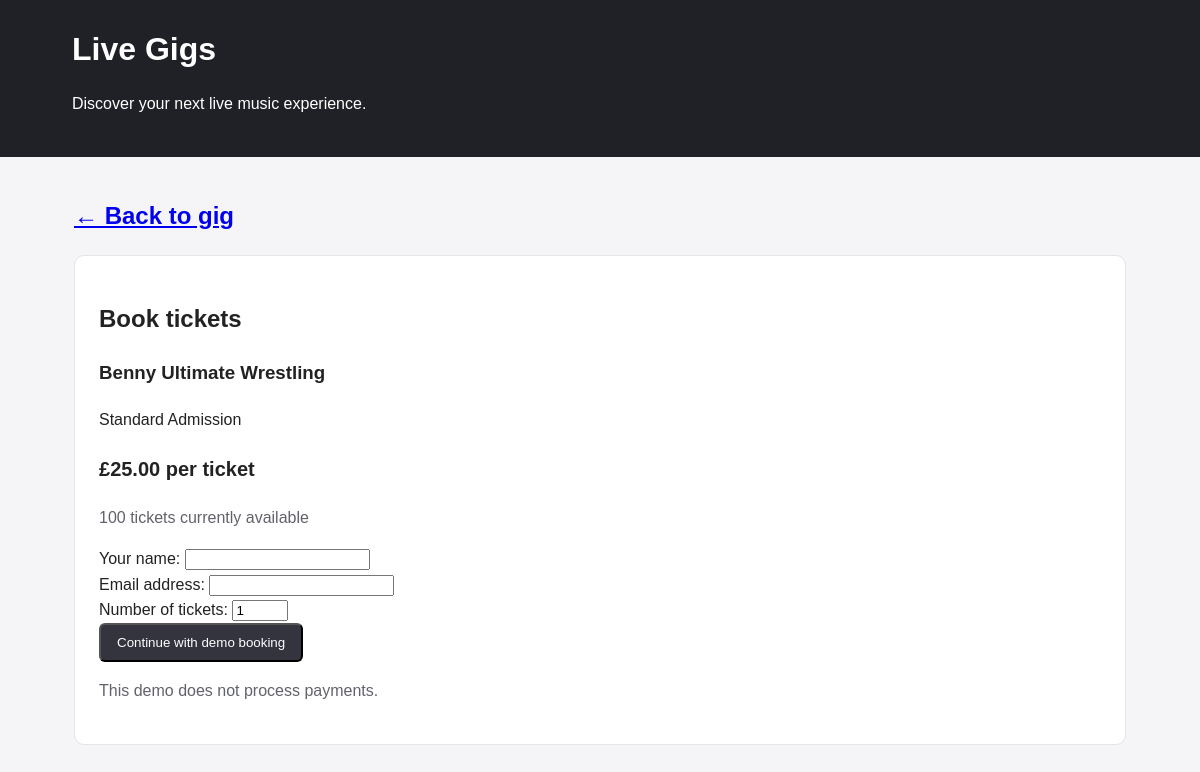
Before: /1/book1/ with the older database file.
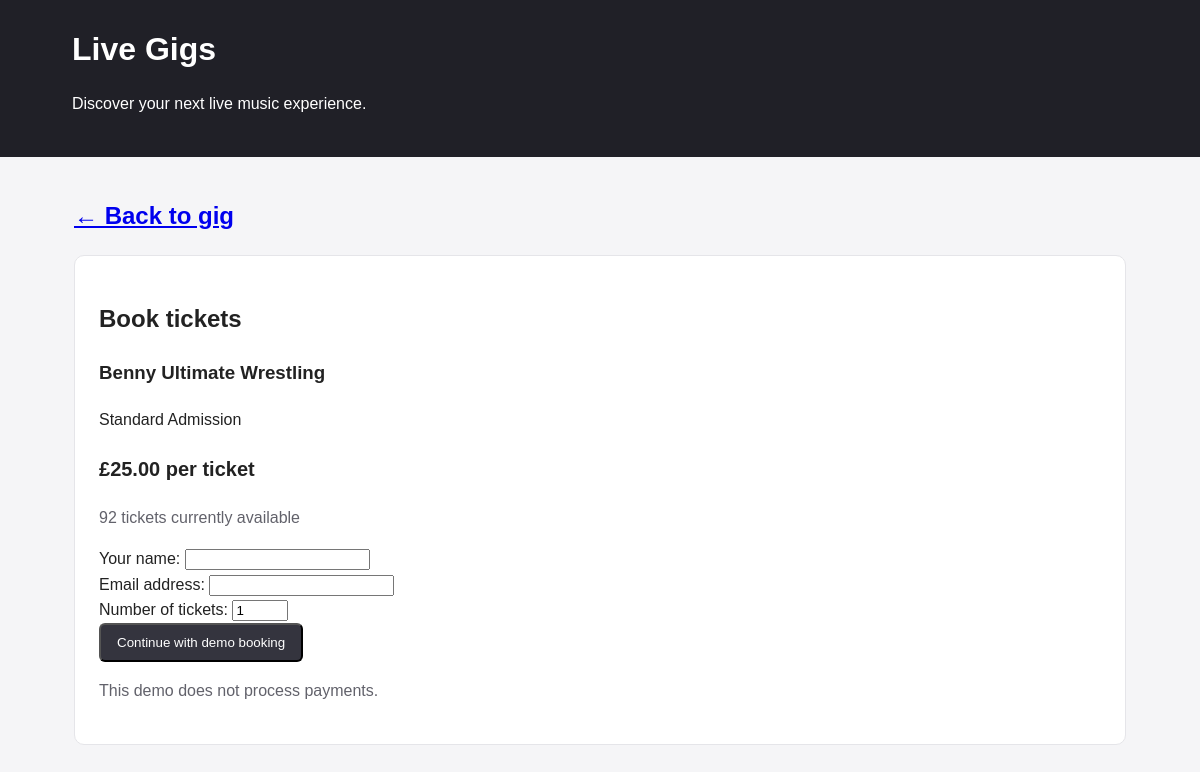
After: the same page with the newer database file.
### gigs/models.py (models this page shows, shortened)
class TicketType(models.Model):
    gig = models.ForeignKey(
        Gig,
        on_delete=models.CASCADE,
        related_name="ticket_types",
    )
    name = models.CharField(max_length=100)
    price = models.DecimalField(
        max_digits=8,
        decimal_places=2,
        validators=[MinValueValidator(0)],
    )
    quantity_available = models.PositiveBigIntegerField(
        validators=[MinValueValidator(1)],
    )
    class Meta:
        ordering = ["price"]
        constraints = [
            models.UniqueConstraint(
                fields=["gig", "name"],
                name="unique_ticket_type_per_gig",
            ),
        ]

### gigs/views.py (the view)
def book_ticket(request, pk, ticket_type_id):
    gig = get_object_or_404(
        Gig.objects.filter(published=True).select_related("venue"),
        pk=pk,
    )
    ticket_type = get_object_or_404(
        TicketType,
        pk=ticket_type_id,
        gig=gig,
    )
    if request.method == "POST":
        form = TicketBookingForm(request.POST)
        if form.is_valid():
            quantity = form.cleaned_data["quantity"]
            with transaction.atomic():
                updated = TicketType.objects.filter(
                    pk=ticket_type.pk,
                    gig=gig,
                    quantity_available__gte=quantity,
                ).update(
                    quantity_available=F("quantity_available") - quantity
                )
                if updated:
                    ticket_type.refresh_from_db()
                    total_price = ticket_type.price * quantity
                    booking = Booking.objects.create(
                        customer_name=form.cleaned_data["customer_name"],
                        customer_email=form.cleaned_data["customer_email"],
                        total_price=total_price,
                        status=Booking.Status.PENDING,
                    )
                    BookingItem.objects.create(
                        booking=booking,
                        ticket_type=ticket_type,
                        quantity=quantity,
                        unit_price=ticket_type.price,
                    )
                    return redirect(
                        "gigs:booking_confirmation",
                        reference=booking.reference,
                    )
            form.add_error(
                None,
                "There aren't enough tickets available for that quantity. "
                "Please try a smaller number.",
            )
    else:
        form = TicketBookingForm()
    return render(
        request,
        "gigs/booking_form.html",
        {
            "gig": gig,
            "ticket_type": ticket_type,
            "form": form,
        },
    )

### gigs/forms.py
class TicketBookingForm(forms.Form):
    customer_name = forms.CharField(
        label="Your name",
        max_length=150,
    )
    customer_email = forms.EmailField(
        label="Email address",
    )
    quantity = forms.IntegerField(
        label="Number of tickets",
        min_value=1,
        max_value=10,
        initial=1,
    )

### gigs/templates/gigs/booking_form.html (shortened to what this page needs)
{% extends "gigs/base.html" %}
{% block content %}
    <h2>
        <a href="{% url 'gigs:gig_detail' gig.pk %}">
            ← Back to gig
        </a>
    </h2>
    <section class="panel">
        <h2>Book tickets</h2>
        <h3>{{ gig.title }}</h3>
        <p>{{ ticket_type.name }}</p>
        <p class="price">£{{ ticket_type.price|floatformat:2 }} per ticket</p>
        <p class="muted">
            {{ ticket_type.quantity_available }} tickets currently available
        </p>
        <form method="post">
            {% for field in form %}
                <div class="form-field">
                    {{ field.label_tag }}
                    {{ field }}
                </div>
            {% endfor %}
            <button class="button" type="submit">
                Continue with demo booking
            </button>
        </form>
        <p class="muted">
            This demo does not process payments.
        </p>
    </section>
{% endblock %}

Changed rows visible on the page:
changed TicketType "Standard Admission": quantity_available "100" → "92"
